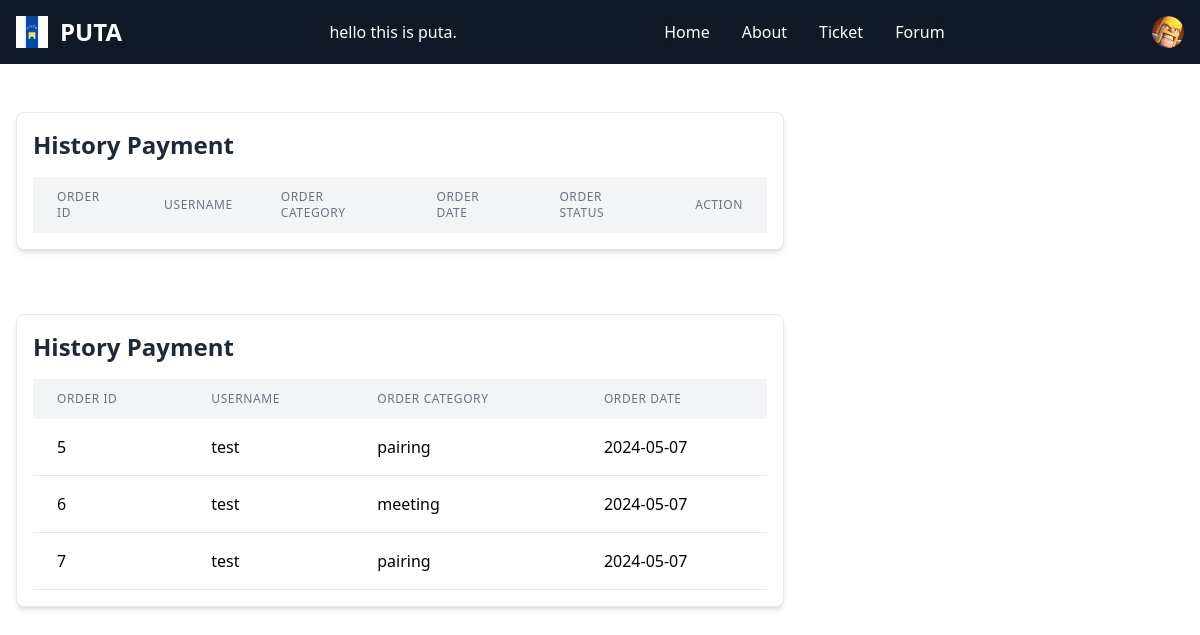
The page /dashboard.php (signed in) on the database its author committed.
### tables this page shows
CREATE TABLE `customers` (
  `customer_id` int(11) NOT NULL,
  `username` varchar(100) DEFAULT NULL,
  `first_name` varchar(100) DEFAULT NULL,
  `last_name` varchar(100) DEFAULT NULL,
  `email` varchar(100) DEFAULT NULL,
  `password` varchar(100) DEFAULT NULL,
  `user_type` enum('admin','user') DEFAULT NULL,
  `image` varchar(200) DEFAULT NULL
);

CREATE TABLE `ordermaster` (
  `order_id` int(11) NOT NULL,
  `customer_id` int(11) DEFAULT NULL,
  `order_date` date DEFAULT NULL,
  `order_category` enum('pairing','meeting') DEFAULT NULL,
  `order_status` enum('completed','pending') DEFAULT 'pending'
);

### dashboard.php (the view, shortened to what this page needs)
<?php
include 'config.php';
$idd = $_SESSION['customer_id'];
$query = "SELECT ordermaster.order_id, customers.username, ordermaster.order_category, ordermaster.order_date
          FROM ordermaster
          INNER JOIN customers ON ordermaster.customer_id = customers.customer_id
          INNER JOIN payment ON ordermaster.order_id = payment.order_id
          WHERE ordermaster.order_status = 'completed' AND customers.customer_id = $idd";
$result = mysqli_query($conn, $query);
?>
<!DOCTYPE html>
<html lang="en">
<head>
    <script src="https://cdn.tailwindcss.com"></script>
</head>
<body>
    <?php require "navbar.php"; ?>
    <div class="w-full lg:w-2/3 p-4">
        <div class="history-section mt-8 mx-auto rounded-lg bg-white border p-4 shadow-md">
            <h1 class="text-2xl font-bold mb-4 text-gray-800">History Payment</h1>
            <div class="overflow-x-auto">
                <table class="w-full">
                    <thead>
                        <tr>
                            <th class="px-6 py-3 bg-gray-100 text-left text-xs leading-4 font-medium text-gray-500 uppercase tracking-wider">Order ID</th>
                            <th class="px-6 py-3 bg-gray-100 text-left text-xs leading-4 font-medium text-gray-500 uppercase tracking-wider">Username</th>
                            <th class="px-6 py-3 bg-gray-100 text-left text-xs leading-4 font-medium text-gray-500 uppercase tracking-wider">Order Category</th>
                            <th class="px-6 py-3 bg-gray-100 text-left text-xs leading-4 font-medium text-gray-500 uppercase tracking-wider">Order Date</th>
                            <th class="px-6 py-3 bg-gray-100 text-left text-xs leading-4 font-medium text-gray-500 uppercase tracking-wider">Order Status</th>
                            <th class="px-6 py-3 bg-gray-100 text-left text-xs leading-4 font-medium text-gray-500 uppercase tracking-wider">Action</th>
                        </tr>
                    </thead>
                </table>
            </div>
        </div>
    </div>
    <div class="w-full lg:w-2/3 p-4">
        <div class="history-section mt-8 mx-auto rounded-lg bg-white border p-4 shadow-md">
            <h1 class="text-2xl font-bold mb-4 text-gray-800">History Payment</h1>
            <div class="overflow-x-auto">
                <table class="w-full">
                    <thead>
                        <tr>
                            <th class="px-6 py-3 bg-gray-100 text-left text-xs leading-4 font-medium text-gray-500 uppercase tracking-wider">Order ID</th>
                            <th class="px-6 py-3 bg-gray-100 text-left text-xs leading-4 font-medium text-gray-500 uppercase tracking-wider">Username</th>
                            <th class="px-6 py-3 bg-gray-100 text-left text-xs leading-4 font-medium text-gray-500 uppercase tracking-wider">Order Category</th>
                            <th class="px-6 py-3 bg-gray-100 text-left text-xs leading-4 font-medium text-gray-500 uppercase tracking-wider">Order Date</th>
                        </tr>
                    </thead>
                    <tbody>
                        <?php
                        while ($row = mysqli_fetch_assoc($result)) {
                            echo "<tr>";
                            echo "<td class='px-6 py-4 whitespace-no-wrap border-b border-gray-200'>" . $row['order_id'] . "</td>";
                            echo "<td class='px-6 py-4 whitespace-no-wrap border-b border-gray-200'>" . $row['username'] . "</td>";
                            echo "<td class='px-6 py-4 whitespace-no-wrap border-b border-gray-200'>" . $row['order_category'] . "</td>";
                            echo "<td class='px-6 py-4 whitespace-no-wrap border-b border-gray-200'>" . $row['order_date'] . "</td>";
                            echo "</tr>";
                        }
                        ?>
                    </tbody>
                </table>
            </div>
        </div>
    </div>
</body>
</html>

### navbar.php (shortened to what this page needs)
<?php
    require "config.php";
    $loggedIn = isset($_SESSION['user_name']);
    $id = $loggedIn ? $_SESSION['customer_id'] : null;
    if ($loggedIn) {
        $query_customer = mysqli_query($conn, "SELECT * FROM customers WHERE customer_id ='$id'");
        $data_customer = mysqli_fetch_array($query_customer);
        $image_path = $data_customer['image'];
    }
?>
<!DOCTYPE html>
<html lang="en">
<head>
</head>
<body>
    <nav class="sticky top-0 z-50 bg-gray-900 border-gray-200 dark:bg-gray-900">
        <div class="max-w-screen-xl flex flex-wrap items-center justify-between mx-auto p-4">
            <a href="index.php" class="flex items-center space-x-3 rtl:space-x-reverse">
                <img src="images/logo2.jpeg" class="h-8 hover:scale-110 hover:rotate-180 transition-transform duration-300" />
                <span class="self-center text-2xl font-semibold whitespace-nowrap text-white dark:text-white">PUTA</span>
            </a>
            <div class="flex items-center md:order-2 space-x-3 md:space-x-0 rtl:space-x-reverse">
                <?php if ($loggedIn) { ?>
                    <button type="button" class="flex text-sm bg-gray-800 rounded-full md:me-0 focus:ring-4 focus:ring-gray-600 dark:focus:ring-gray-600" id="user-menu-button" aria-expanded="false" data-dropdown-toggle="user-dropdown" data-dropdown-placement="bottom">
                        <img class="w-8 h-8 rounded-full" src="images/<?php echo $image_path; ?>" alt="user photo">
                    </button>
                <?php } ?>
            </div>
            <div class="items-center justify-between hidden w-full md:flex md:w-auto md:order-1" id="navbar-user">
                <ul class="flex flex-col font-medium p-4 md:p-0 mt-4 border border-gray-100 rounded-lg bg-gray-800 md:space-x-8 rtl:space-x-reverse md:flex-row md:mt-0 md:border-0 md:bg-gray-900 dark:bg-gray-800 md:dark:bg-gray-900 dark:border-gray-700">
                    <li>
                        <a href="index.php" class="block py-2 px-3 text-white rounded hover:bg-gray-100 md:hover:bg-transparent  md:p-0 dark:text-white hover:text-blue-700 dark:hover:bg-gray-100  md:dark:hover:bg-transparent dark:border-gray-700" aria-current="page">Home</a>
                    </li>
                    <li>
                        <a href="about.php" class="block py-2 px-3 text-white rounded hover:bg-gray-100 md:hover:bg-transparent  md:p-0 dark:text-white hover:text-blue-700 dark:hover:bg-gray-100  md:dark:hover:bg-transparent dark:border-gray-700">About</a>
                    </li>
                    <li>
                        <a href="ticket.php" class="block py-2 px-3 text-white rounded hover:bg-gray-100 md:hover:bg-transparent  md:p-0 dark:text-white hover:text-blue-700 dark:hover:bg-gray-100  md:dark:hover:bg-transparent dark:border-gray-700">Ticket</a>
                    </li>
                    <li>
                        <a href="forum.php" class="block py-2 px-3 text-white rounded hover:bg-gray-100 md:hover:bg-transparent  md:p-0 dark:text-white hover:text-blue-700 dark:hover:bg-gray-100  md:dark:hover:bg-transparent dark:border-gray-700">Forum</a>
                    </li>
                </ul>
            </div>
            <p id="text" class="text-white">hello this is puta.</p>
        </div>
    </nav>
</body>
</html>

### rows shown on the page
customers: image (picture)
ordermaster: order_id "5", customer.username "test", order_category "pairing", order_date "2024-05-07"
ordermaster: order_id "6", customer.username "test", order_category "meeting", order_date "2024-05-07"
ordermaster: order_id "7", customer.username "test", order_category "pairing", order_date "2024-05-07"
